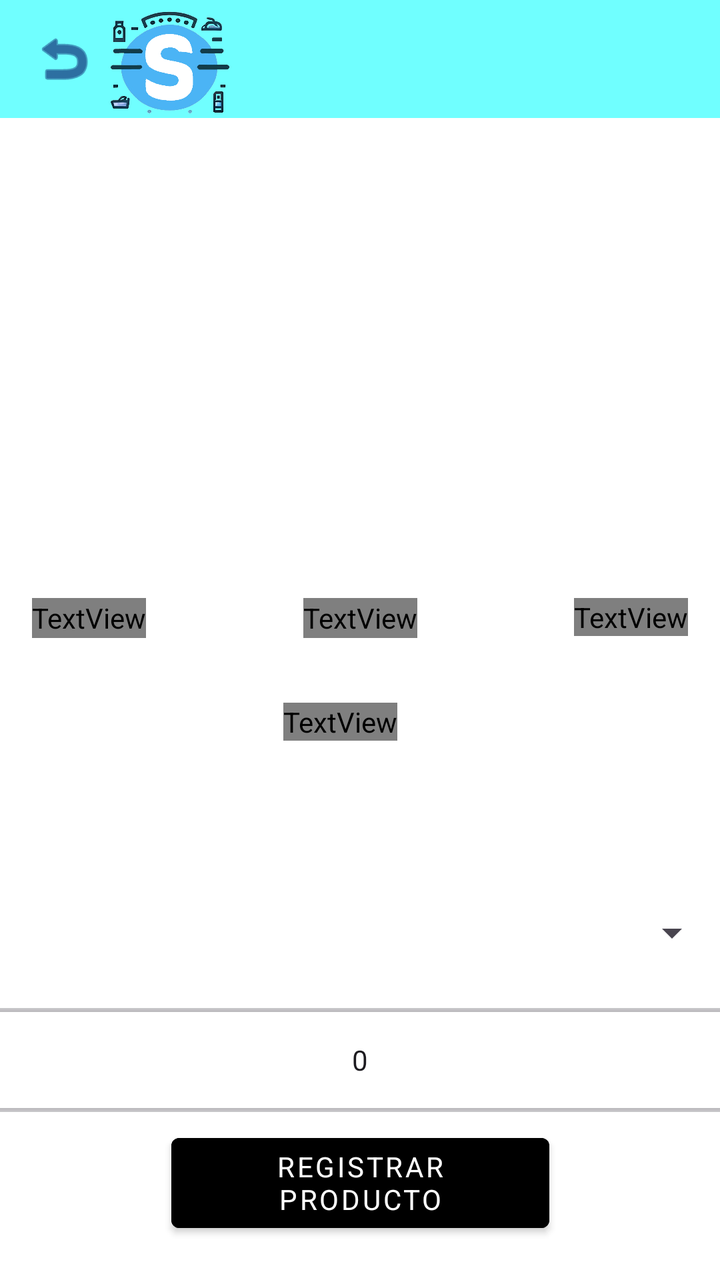
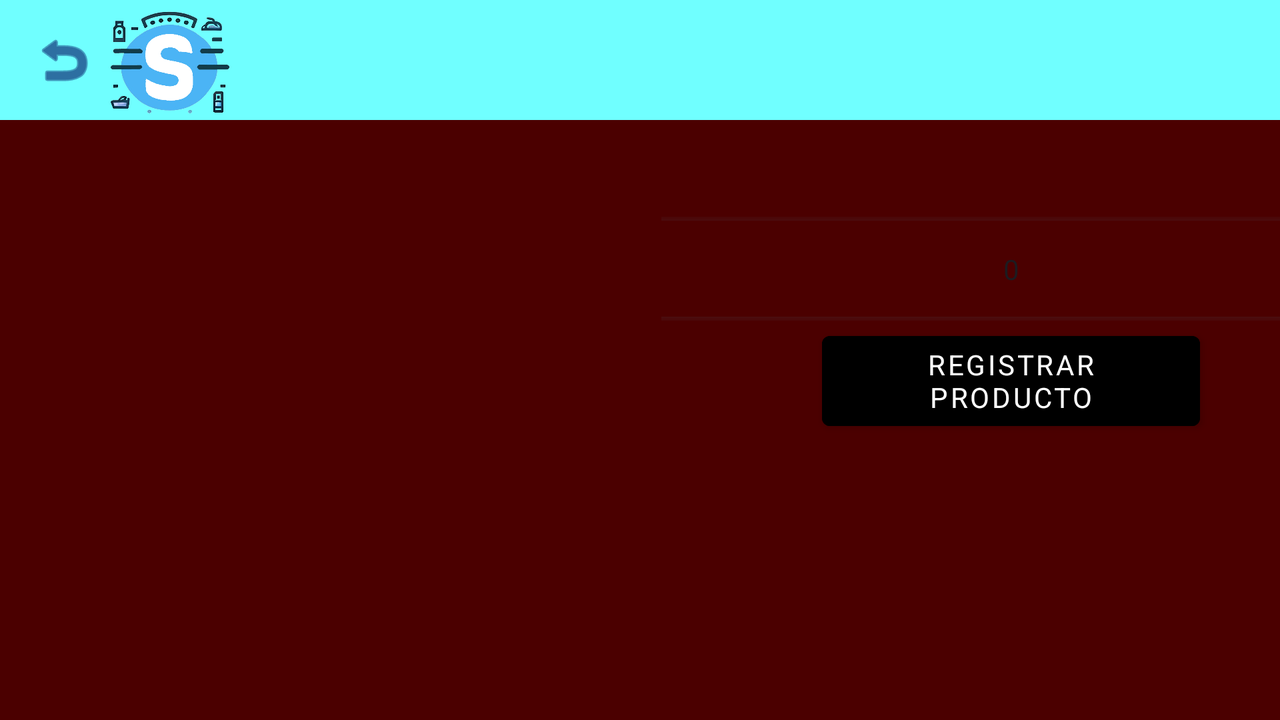

Two renders of one Android screen. The first uses the default layout on a phone; the second uses the alternative layout the repository ships for a different screen configuration, on a matching device. The two XML files are below.
<!-- AndroidManifest.xml: application theme Theme.Stocker2 -->
<!-- res/layout/activity_ingreso_productos.xml -->
<?xml version="1.0" encoding="utf-8"?>
<androidx.constraintlayout.widget.ConstraintLayout xmlns:android="http://schemas.android.com/apk/res/android"
    xmlns:app="http://schemas.android.com/apk/res-auto"
    xmlns:tools="http://schemas.android.com/tools"
    android:layout_width="match_parent"
    android:layout_height="match_parent"
    android:background="#FFFFFF"
    tools:context=".ActivityIngresoProductos">

    <include
        android:id="@+id/appbar"
        layout="@layout/toolbar"
        android:layout_width="match_parent"
        android:layout_height="59dp"
        app:layout_constraintEnd_toEndOf="parent"
        app:layout_constraintStart_toStartOf="parent"
        app:layout_constraintTop_toTopOf="parent" />

    <Button
        android:id="@+id/btnGuardarProducto"
        style="@style/ButtonStyle"
        android:layout_width="189dp"
        android:layout_height="57dp"
        android:layout_marginBottom="20dp"
        android:backgroundTint="@color/blue"
        android:text="@string/registrar_producto"
        app:layout_constraintBottom_toBottomOf="parent"
        app:layout_constraintEnd_toEndOf="parent"
        app:layout_constraintStart_toStartOf="parent" />

    <NumberPicker
        android:id="@+id/etCantProd"
        android:layout_width="match_parent"
        android:layout_height="66dp"
        android:descendantFocusability="blocksDescendants"
        app:layout_constraintBottom_toTopOf="@+id/btnGuardarProducto"
        app:layout_constraintEnd_toEndOf="parent"
        app:layout_constraintStart_toStartOf="parent" />

    <Spinner
        android:id="@+id/productopicker"
        android:layout_width="match_parent"
        android:layout_height="41dp"
        android:layout_marginBottom="10dp"
        app:layout_constraintBottom_toTopOf="@+id/etCantProd"
        app:layout_constraintEnd_toEndOf="parent"
        app:layout_constraintHorizontal_bias="0.0"
        app:layout_constraintStart_toStartOf="parent" />

    <ImageView
        android:id="@+id/imgProducto"
        android:layout_width="371dp"
        android:layout_height="220dp"
        android:layout_marginStart="16dp"
        android:layout_marginEnd="16dp"
        app:layout_constraintEnd_toEndOf="parent"
        app:layout_constraintStart_toStartOf="parent"
        app:layout_constraintTop_toBottomOf="@+id/appbar" />

    <TextView
        android:id="@+id/tvcal"
        android:layout_width="wrap_content"
        android:layout_height="20dp"
        android:layout_marginStart="16dp"
        android:layout_marginTop="20dp"
        android:text="@string/calorias"
        android:textColor="@color/blue"
        android:textColorHint="@color/blue"
        app:layout_constraintStart_toStartOf="parent"
        app:layout_constraintTop_toBottomOf="@+id/imgProducto" />

    <TextView
        android:id="@+id/tvgram"
        android:layout_width="wrap_content"
        android:layout_height="20dp"
        android:layout_marginTop="20dp"
        android:text="@string/gramos"
        android:textColor="@color/blue"
        android:textColorHint="@color/blue"
        app:layout_constraintEnd_toStartOf="@+id/tvsano"
        app:layout_constraintStart_toEndOf="@+id/tvcal"
        app:layout_constraintTop_toBottomOf="@+id/imgProducto" />

    <TextView
        android:id="@+id/tvsano"
        android:layout_width="wrap_content"
        android:layout_height="wrap_content"
        android:layout_marginTop="20dp"
        android:layout_marginEnd="16dp"
        android:text="@string/indicesano"
        android:textColor="@color/blue"
        app:layout_constraintEnd_toEndOf="parent"
        app:layout_constraintTop_toBottomOf="@+id/imgProducto" />

    <TextView
        android:id="@+id/tvtustock"
        android:layout_width="wrap_content"
        android:layout_height="wrap_content"
        android:text="@string/en_tu_stock"
        android:textColor="@color/blue"
        android:textColorHighlight="@color/blue"
        android:textColorHint="@color/blue"
        app:layout_constraintBottom_toTopOf="@+id/productopicker"
        app:layout_constraintEnd_toEndOf="parent"
        app:layout_constraintHorizontal_bias="0.467"
        app:layout_constraintStart_toStartOf="parent"
        app:layout_constraintTop_toBottomOf="@+id/tvgram"
        app:layout_constraintVertical_bias="0.298" />

</androidx.constraintlayout.widget.ConstraintLayout>
<!-- res/layout/toolbar.xml (included above) -->
<?xml version="1.0" encoding="utf-8"?>
<RelativeLayout
    xmlns:android="http://schemas.android.com/apk/res/android"
    xmlns:app="http://schemas.android.com/apk/res-auto"
    xmlns:tools="http://schemas.android.com/tools"
    android:layout_width="match_parent"
    android:layout_height="wrap_content">

    

    
    <ImageView
        android:layout_width="match_parent"
        android:layout_height="match_parent"
        android:scaleType="centerCrop" />

    <androidx.appcompat.widget.Toolbar
        android:id="@+id/toolb"
        android:layout_width="match_parent"
        android:layout_height="wrap_content"
        android:minHeight="?attr/actionBarSize"
        android:theme="?attr/actionBarTheme"
        android:background="#70FFFF"
        app:layout_constraintEnd_toEndOf="parent"
        app:layout_constraintStart_toStartOf="parent"
        app:layout_constraintTop_toTopOf="parent">

        <ImageView
            android:id="@+id/btn_atras"
            android:layout_width="wrap_content"
            android:layout_height="wrap_content"
            android:backgroundTint="#000F63"
            android:foregroundTint="#000F63"
            app:srcCompat="@android:drawable/ic_menu_revert"
            app:tint="#000F63" />
        <ImageView
            android:id="@+id/STOCKER"
            android:layout_width="69dp"
            android:layout_height="63dp"
            app:layout_constraintBottom_toBottomOf="@+id/appbar"
            app:layout_constraintEnd_toEndOf="parent"
            app:layout_constraintHorizontal_bias="0.497"
            app:layout_constraintStart_toStartOf="parent"
            app:layout_constraintTop_toTopOf="parent"
            app:layout_constraintVertical_bias="0.139"
            app:srcCompat="@drawable/st" />


    </androidx.appcompat.widget.Toolbar>
</RelativeLayout>
<!-- resources referenced by this layout -->
<resources>
  <!-- drawable st: png bitmap (drawable, 126707 bytes) -->
  <string name="calorias">Calorias:</string>
  <string name="en_tu_stock">En tu Stock:</string>
  <string name="gramos">Gramos:</string>
  <string name="indicesano">IndiceSano:</string>
  <string name="registrar_producto">Registrar Producto</string>
  <style name="ButtonStyle" parent="Widget.MaterialComponents.Button">
          <item name="android:layout_width">wrap_content</item>
          <item name="android:layout_height">wrap_content</item>
          <item name="android:textColor">#FFFFFF</item>
          <item name="android:backgroundTint">@color/blue</item>
          <item name="android:fontFamily">sans-serif</item>
      </style>
  <style name="Theme.Stocker2" parent="Base.Theme.Stocker2" />
  <style name="Base.Theme.Stocker2" parent="Theme.Material3.DayNight.NoActionBar">
  
      </style>
</resources>
<!-- res/layout-land/activity_ingreso_productos.xml (the repository's variant of the layout above) -->
<!-- drawn on the phone turned sideways -->
<?xml version="1.0" encoding="utf-8"?>
<androidx.constraintlayout.widget.ConstraintLayout
    xmlns:android="http://schemas.android.com/apk/res/android"
    xmlns:app="http://schemas.android.com/apk/res-auto"
    xmlns:tools="http://schemas.android.com/tools"
    android:layout_width="match_parent"
    android:layout_height="match_parent"
    android:background="#4B0000"
    tools:context=".ActivityIngresoProductos">

    <include
        android:id="@+id/appbar"
        layout="@layout/toolbar"
        android:layout_width="match_parent"
        android:layout_height="60dp"
        app:layout_constraintEnd_toEndOf="parent"
        app:layout_constraintStart_toStartOf="parent"
        app:layout_constraintTop_toTopOf="parent" />

    <Button
        android:id="@+id/btnGuardarProducto"
        style="@style/ButtonStyle"
        android:layout_width="189dp"
        android:layout_height="57dp"
        android:backgroundTint="#000000"
        android:text="@string/registrar_producto"
        app:layout_constraintEnd_toEndOf="parent"
        app:layout_constraintStart_toEndOf="@+id/imgProducto"
        app:layout_constraintTop_toBottomOf="@+id/etCantProd" />

    <NumberPicker
        android:id="@+id/etCantProd"
        android:layout_width="350dp"
        android:layout_height="55dp"
        android:layout_marginTop="10dp"
        android:descendantFocusability="blocksDescendants"
        app:layout_constraintEnd_toEndOf="parent"
        app:layout_constraintStart_toEndOf="@+id/imgProducto"
        app:layout_constraintTop_toBottomOf="@+id/productopicker" />

    <Spinner
        android:id="@+id/productopicker"
        android:layout_width="351dp"
        android:layout_height="37dp"
        app:layout_constraintEnd_toEndOf="parent"
        app:layout_constraintStart_toEndOf="@+id/imgProducto"
        app:layout_constraintTop_toBottomOf="@+id/appbar" />

    <ImageView
        android:id="@+id/imgProducto"
        android:layout_width="371dp"
        android:layout_height="220dp"
        app:layout_constraintStart_toStartOf="parent"
        app:layout_constraintTop_toBottomOf="@+id/appbar" />

</androidx.constraintlayout.widget.ConstraintLayout>
<!-- resources referenced by the variant -->
<!-- as the phone turned sideways resolves them -->
<resources>
  <!-- drawable st: png bitmap (drawable, 126707 bytes) -->
  <string name="registrar_producto">Registrar Producto</string>
  <style name="ButtonStyle" parent="Widget.MaterialComponents.Button">
          <item name="android:layout_width">wrap_content</item>
          <item name="android:layout_height">wrap_content</item>
          <item name="android:textColor">#FFFFFF</item>
          <item name="android:backgroundTint">@color/blue</item>
          <item name="android:fontFamily">sans-serif</item>
      </style>
  <style name="Theme.Stocker2" parent="Base.Theme.Stocker2" />
  <style name="Base.Theme.Stocker2" parent="Theme.Material3.DayNight.NoActionBar">
  
      </style>
</resources>
